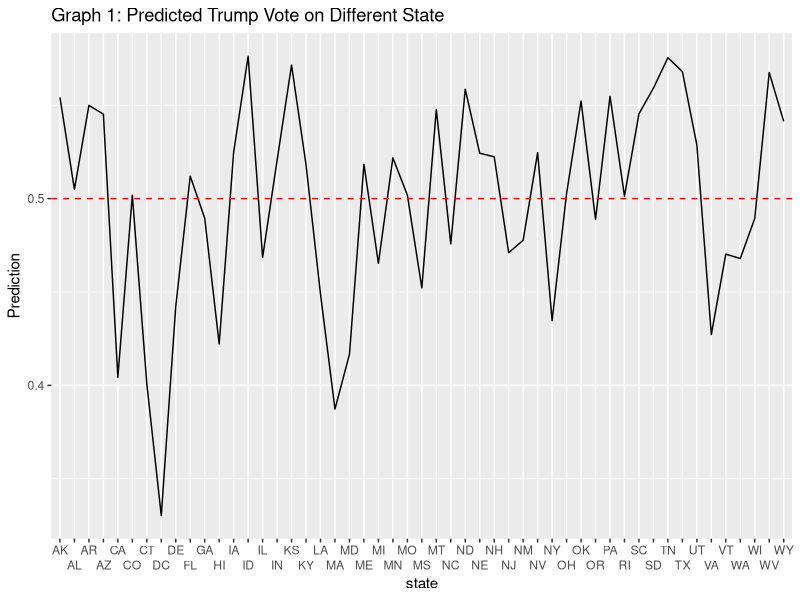
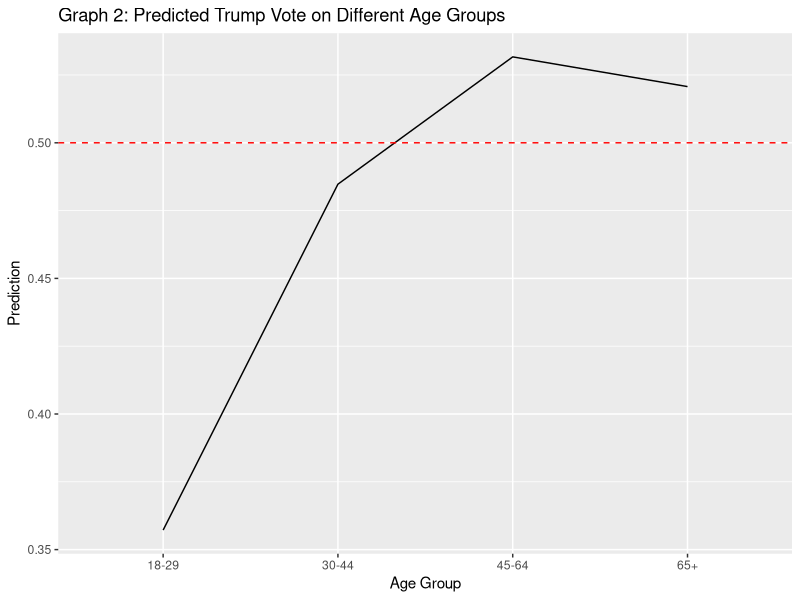
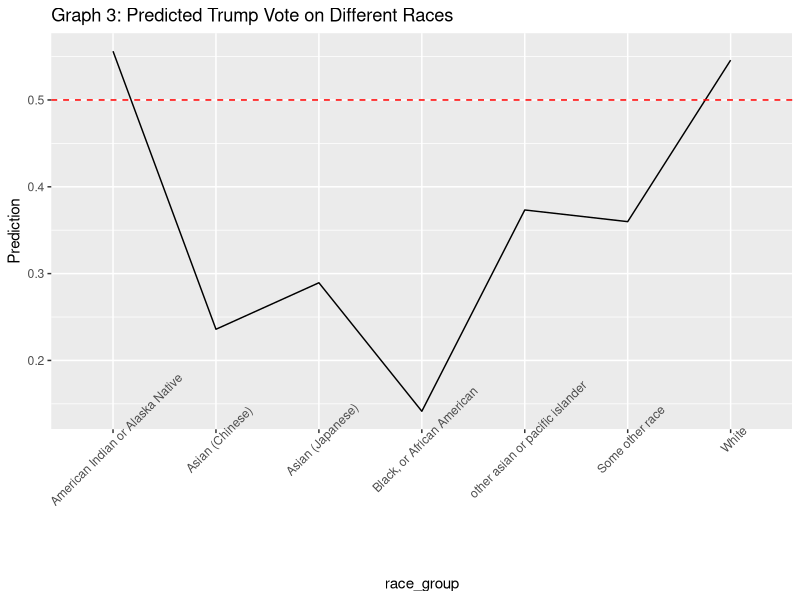
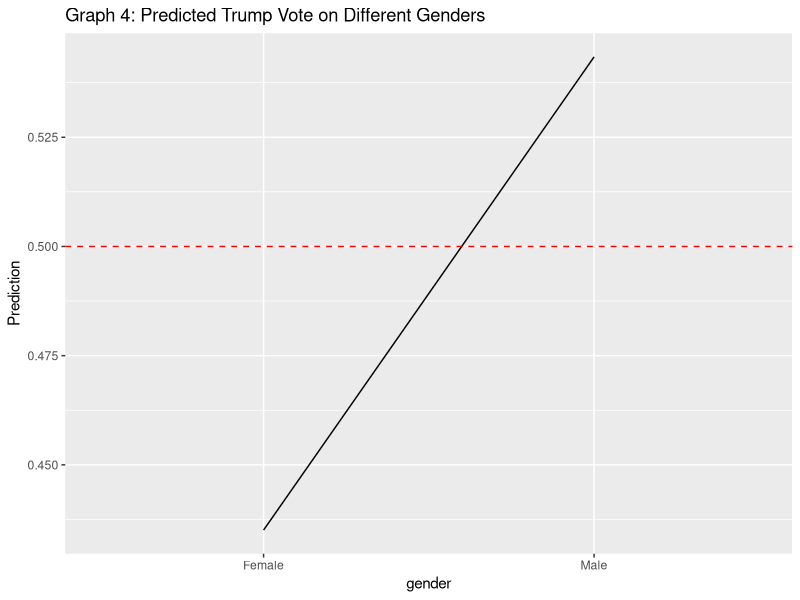
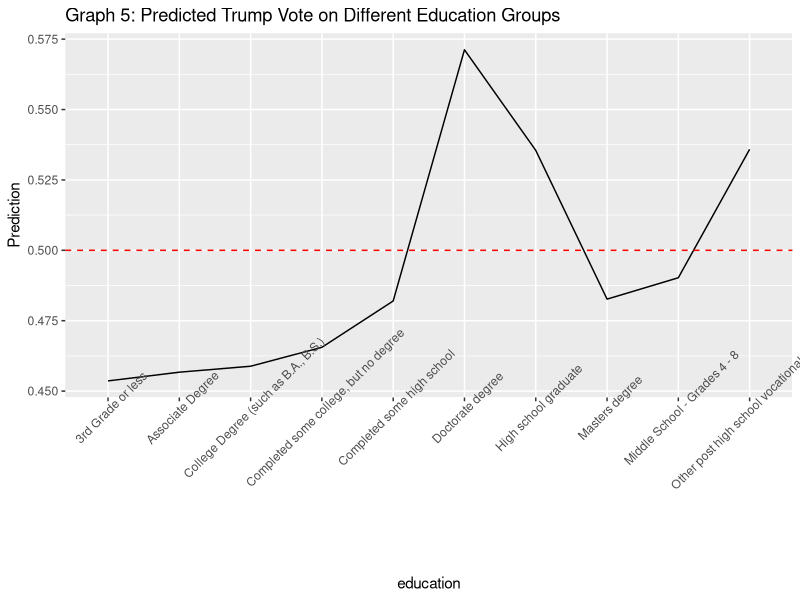
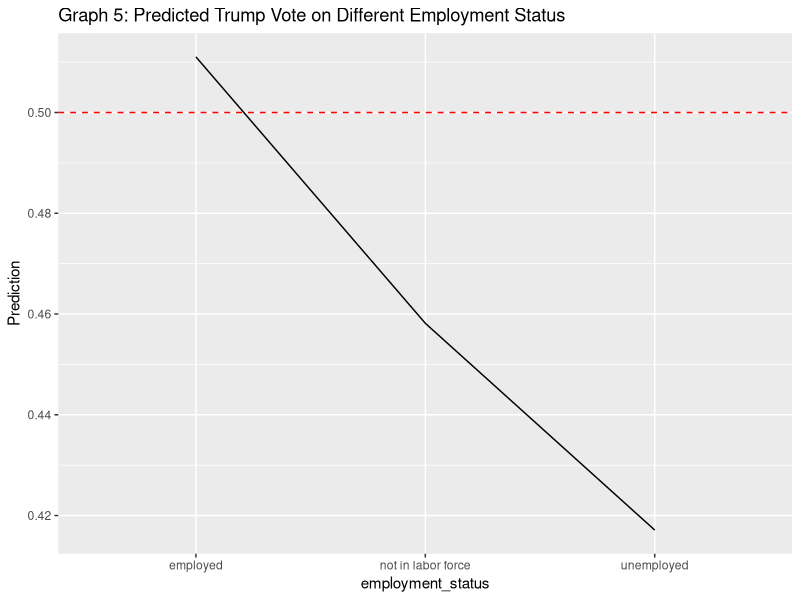

Here is the R script that generated these plots, in order:
## ---- chunk 1
knitr::opts_chunk$set(echo = TRUE)
## ---- chunk 2
library("tidyverse")
library("lme4")
## ---- chunk 3
library(tidyverse)

# Loading in the cleaned survey Data
survey <- read_csv("vote.csv")

#Removing blank rows
survey_reduced = survey %>% drop_na()

## Add age group column
age_group <- ifelse(
  survey_reduced$age<=29 , "18-29",
  ifelse(
    survey_reduced$age<=44, "30-44",
    ifelse(
      survey_reduced$age<=64, "45-64",
      ifelse(
        survey_reduced$age>=65, "65+", NA
      )
    )
  )
)

survey_reduced = cbind(survey_reduced, age_group)

## Remove some data so that the vote 2020 category is binary
survey_reduced =
  survey_reduced %>% 
  filter(vote_2020 != "I am not sure/don't know") %>% 
  filter(vote_2020 != "I would not vote") %>% 
  filter(vote_2020 != "Someone else")


## Grouping race into a new category
race_group = ifelse(survey_reduced$race_ethnicity == "White",
                    "White",
                    ifelse(survey_reduced$race_ethnicity == "Black, or African American", "Black, or African American",
                           ifelse(survey_reduced$race_ethnicity =="Asian (Chinese)", "Asian (Chinese)",
                                  ifelse(survey_reduced$race_ethnicity =="Asian (Japanese)", "Asian (Japanese)",
                                         ifelse(survey_reduced$race_ethnicity =="Asian (Asian Indian)"|survey_reduced$race_ethnicity =="Asian (Filipino)"|survey_reduced$race_ethnicity =="Asian (Korean)"|survey_reduced$race_ethnicity =="Asian (Other)"|survey_reduced$race_ethnicity =="Asian (Vietnamese)"|survey_reduced$race_ethnicity =="Asian (Other)"|survey_reduced$race_ethnicity =="Pacific Islander (Guamanian)"|survey_reduced$race_ethnicity =="Pacific Islander (Native Hawaiian)"|survey_reduced$race_ethnicity =="Pacific Islander (Other)"|survey_reduced$race_ethnicity =="Pacific Islander (Samoan)", "other asian or pacific islander",
                                                ifelse(survey_reduced$race_ethnicity =="American Indian or Alaska Native", "American Indian or Alaska Native",
                                                       ifelse(survey_reduced$race_ethnicity =="Some other race", "Some other race", NA
                                                          )))))))
survey_reduced = cbind(survey_reduced, race_group)


## Grouping Employment into its own category
employment_status = ifelse(survey_reduced$employment=="Full-time employed"|survey_reduced$employment=="Part-time employed"|
survey_reduced$employment=="Self-employed"|survey_reduced$employment=="Homemaker",
"employed",
ifelse(survey_reduced$employment=="Unemployed or temporarily on layoff",
       "unemployed",
       ifelse(survey_reduced$employment=="Permanently disabled"|
                survey_reduced$employment=="Student"|
                survey_reduced$employment=="Retired", "not in labor force", "n/a")))

survey_reduced = cbind(survey_reduced, employment_status)
## ---- chunk 4
## Building a logistic regression model
model = glmer(vote_trump ~ factor(gender)+factor(age_group)+ (1|state)+(1|education)+(1|race_group)+factor(employment_status),data = survey_reduced, family = binomial)

## ---- chunk 5
## Results
library(kableExtra)
result = as.data.frame(coef(summary(model)))

## ---- chunk 6

# Here I will perform the post-stratification calculation
library("datasets")
census = read.csv("census_data.csv")
names(census)[2] <- "gender"
names(census)[3] <- "state"
names(census)[4] <- "education"
names(census)[6] <- "employment_status"

census$gender = str_to_title(census$gender)
prediction <- model %>% predict(census, allow.new.levels = TRUE, type = "response")
prediction2 = 1-prediction
census = cbind(census, prediction)
census = cbind(census, prediction2)
y_s = sum(census$prediction*census$n)/sum(census$n)
y_s_2 = sum(census$prediction2*census$n)/sum(census$n)

## ---- chunk 7
variable = c("Intercept", "Gender: Male (refer to Female)", "Age Group: 30-44 (Refer to 18-29)", "Age Group: 45-64 (Refer to 18-29)", "Age Group: 65+ (Refer to 18-29)", "Employment Status: Others (Refer to Employed)", "Employment Status: Not in Labor Force (Refer to Employed)", "Employment Status: Unemployed (Refer to Employed)")
rownames(result) = variable
result %>%
  kbl(digits = 3, caption = "Coefficients based on multilevel regression model") %>%
  kable_material(c("striped", "hover"))
## ---- chunk 8
library(ggplot2)
state_prediction = census %>% group_by(state) %>% summarize(Prediction = sum(n * prediction)/sum(n))
gender_prediction = census %>% group_by(gender) %>% summarize(Prediction = sum(n * prediction)/sum(n))
race_prediction = census %>% group_by(race_group) %>% summarize(Prediction = sum(n * prediction)/sum(n))
education_prediction = census %>% group_by(education) %>% summarize(Prediction = sum(n * prediction)/sum(n))
employment_prediction = census %>% group_by(employment_status)%>% summarize(Prediction = sum(n * prediction)/sum(n))
age_prediction = census %>% group_by(age_group) %>% summarize(Prediction = sum(n * prediction)/sum(n))

ggplot(state_prediction, aes(x=state, y=Prediction, group = 1)) +
  geom_line() +
  geom_hline(yintercept = 0.5, linetype = "dashed", color = "red")+
  scale_x_discrete(guide = guide_axis(n.dodge = 2))+
  ggtitle("Graph 1: Predicted Trump Vote on Different State")

ggplot(age_prediction, aes(x=age_group, y=Prediction, group = 1)) +
  geom_line() + geom_hline(yintercept = 0.5, linetype = "dashed", color = "red")+
  ggtitle("Graph 2: Predicted Trump Vote on Different Age Groups")+
  labs(x="Age Group")

## ---- chunk 9

ggplot(race_prediction,aes(x=race_group, y=Prediction, group = 1)) + geom_line() + geom_hline(yintercept = 0.5, linetype = "dashed", color = "red")+
  ggtitle("Graph 3: Predicted Trump Vote on Different Races")+theme(axis.text.x =  element_text(angle = 45))

ggplot(gender_prediction,aes(x=gender, y=Prediction, group = 1)) + geom_line() + geom_hline(yintercept = 0.5, linetype = "dashed", color = "red")+
  ggtitle("Graph 4: Predicted Trump Vote on Different Genders")
## ---- chunk 10

ggplot(education_prediction,aes(x=education, y=Prediction, group = 1)) + geom_line() + geom_hline(yintercept = 0.5, linetype = "dashed", color = "red")+ggtitle("Graph 5: Predicted Trump Vote on Different Education Groups")+theme(axis.text.x =  element_text(angle = 45))

ggplot(employment_prediction, aes(x=employment_status, y=Prediction, group = 1)) + geom_line() + geom_hline(yintercept = 0.5, linetype = "dashed", color = "red")+ggtitle("Graph 5: Predicted Trump Vote on Different Employment Status")
